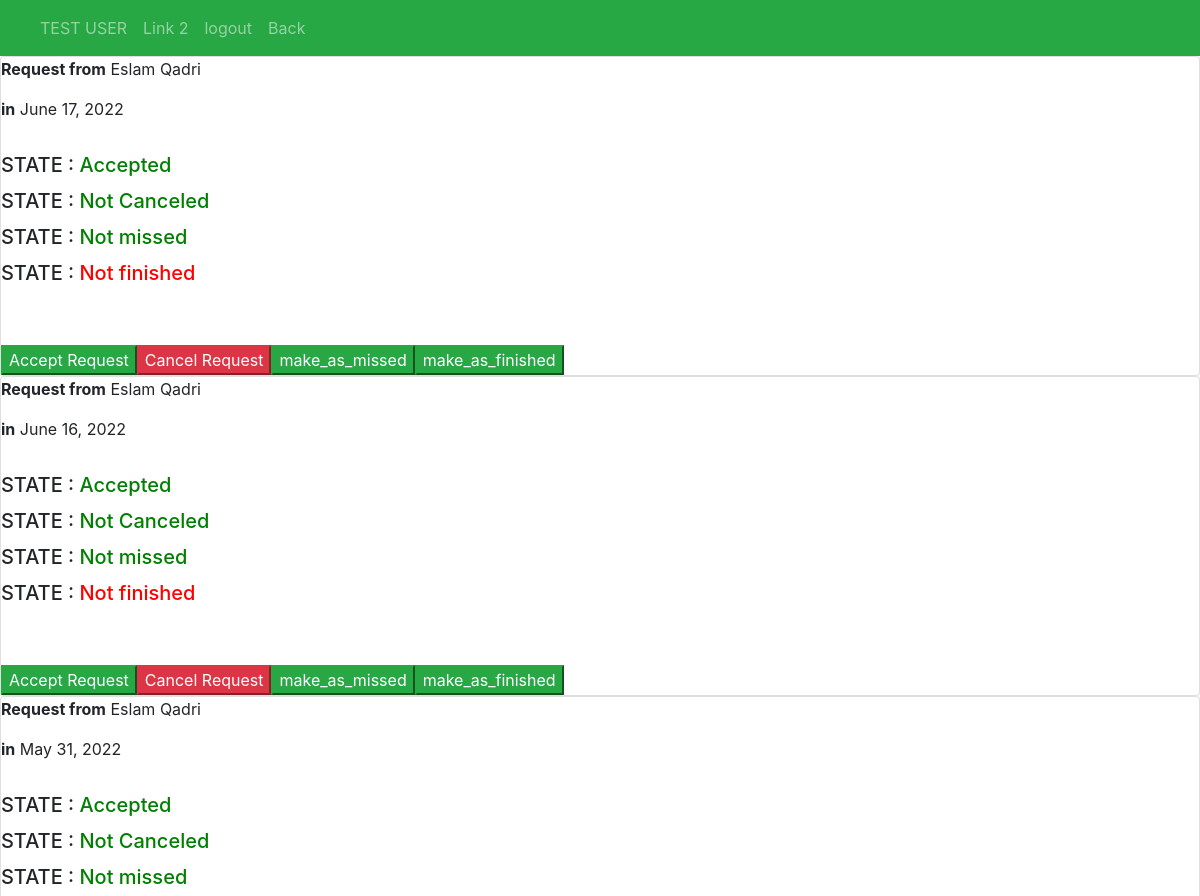
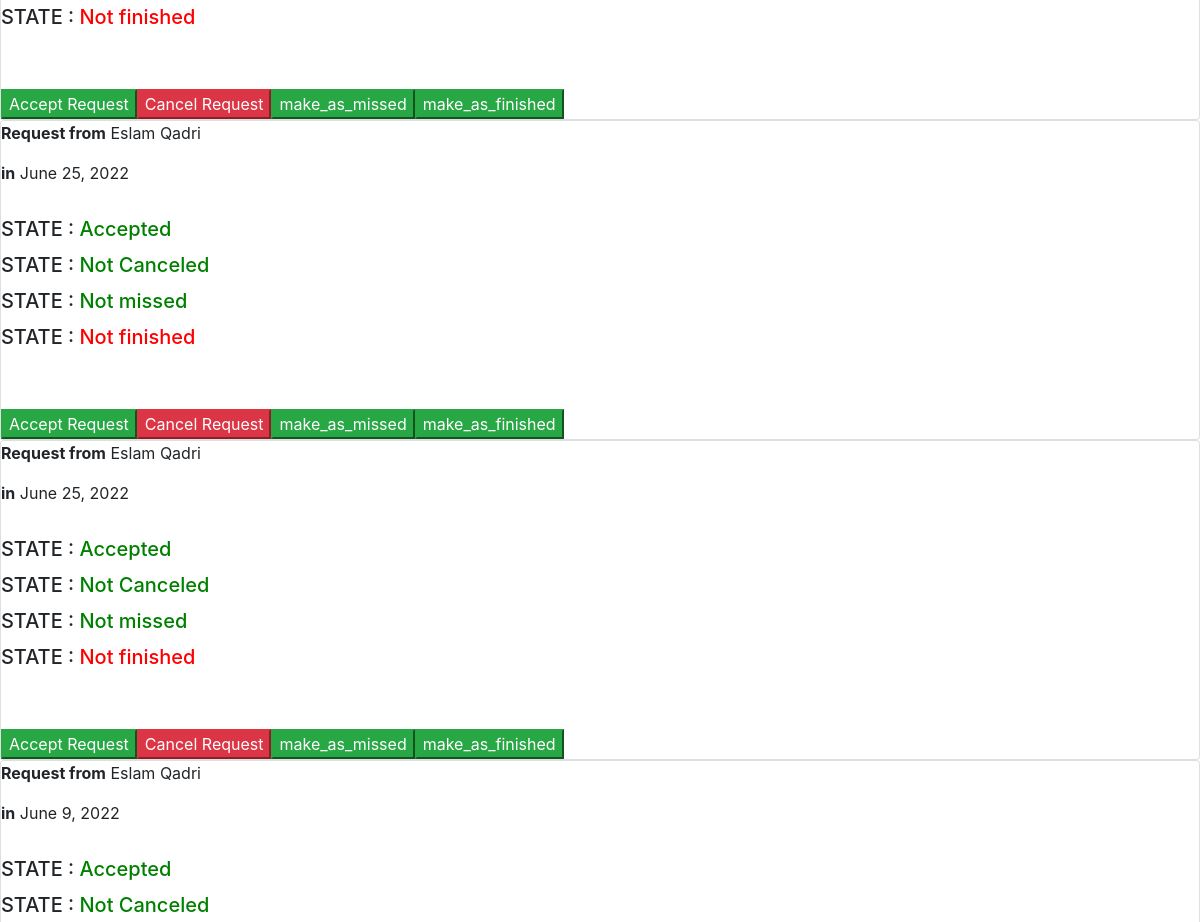
The app's page /allrequests (signed in, upper part), older data (2 pictures, top to bottom).
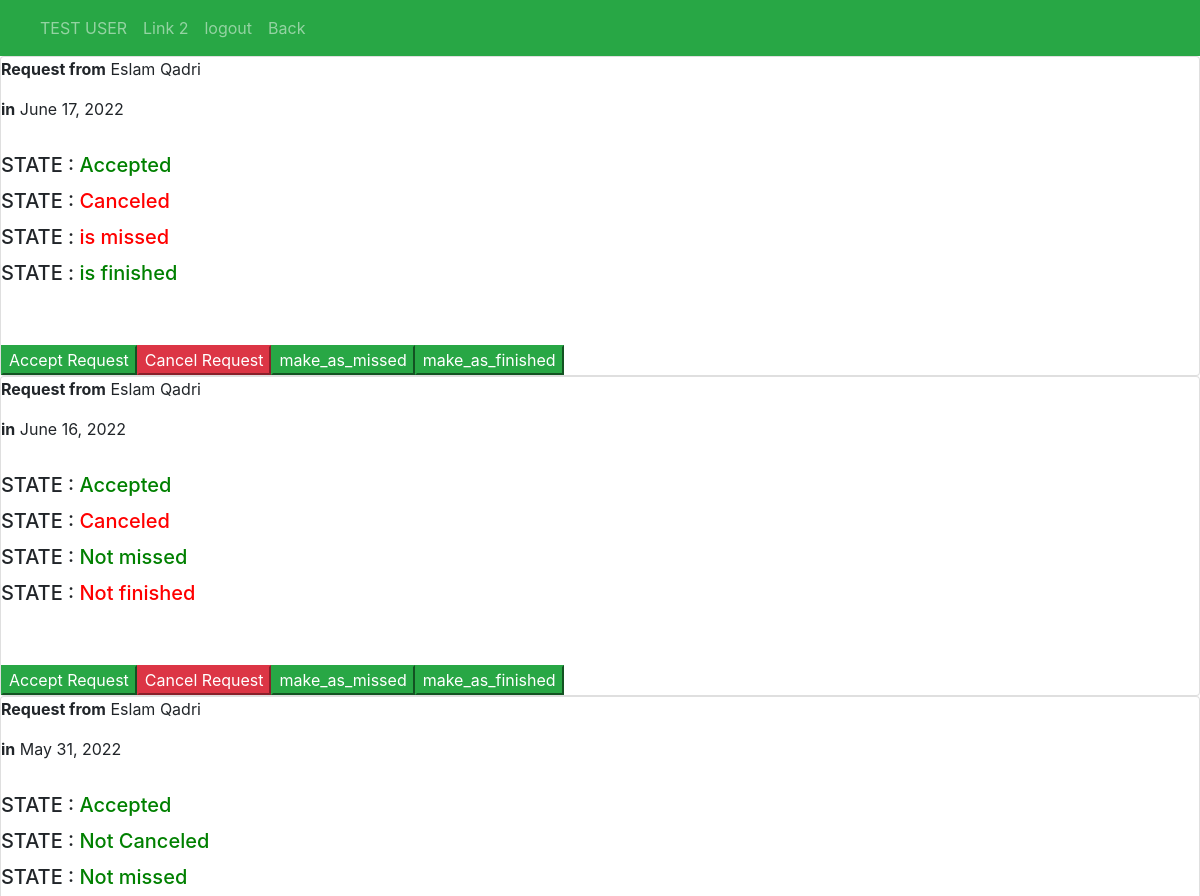
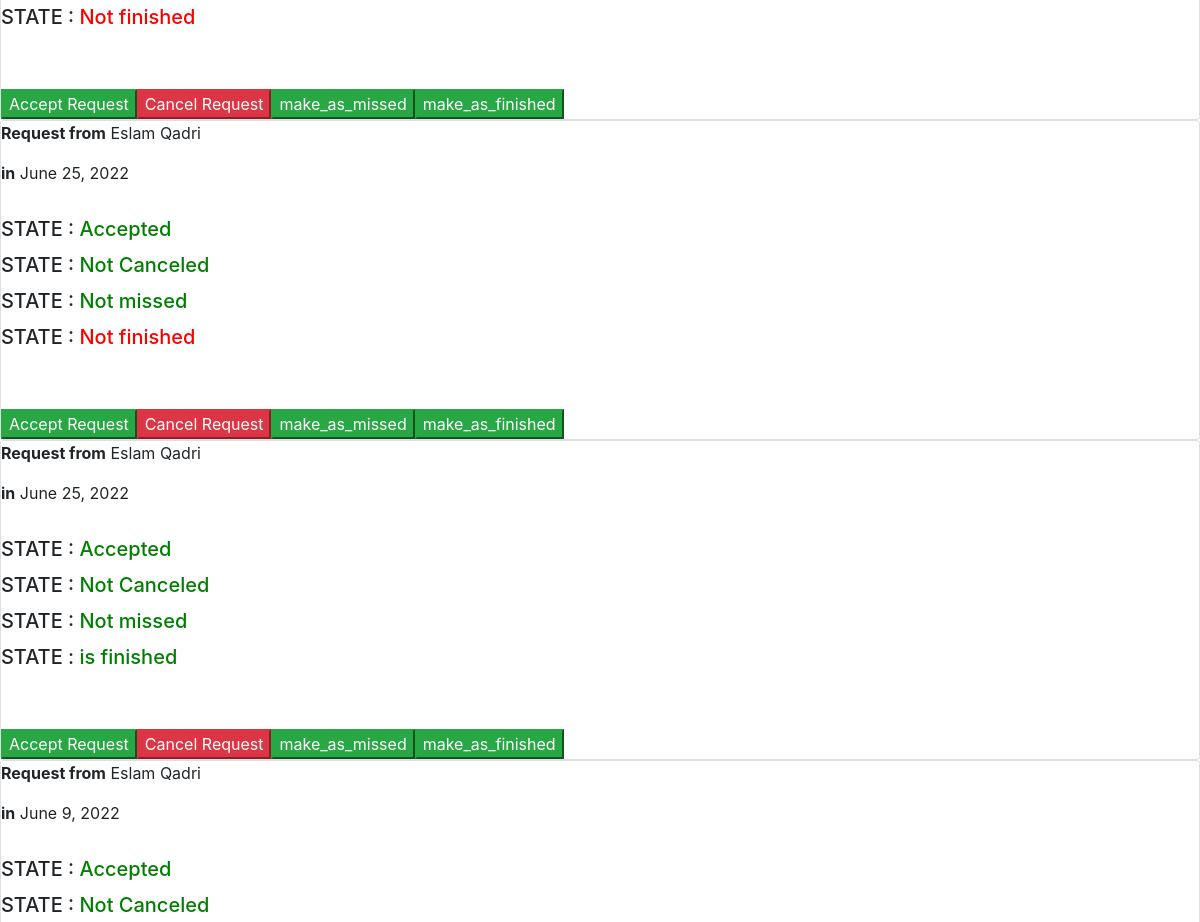
The same page, newer data (2 pictures, top to bottom).
### aposite/models.py (models this page shows)
class appointments(models.Model):
    user = models.ForeignKey(User,on_delete=models.PROTECT)
    Reserve = models.DateField()
    Cancel =models.BooleanField(default=False)
    approve= models.BooleanField(default=False)
    make_as_missed = models.BooleanField(default=False)
    make_as_finished= models.BooleanField(default=False)

### aposite/views.py (the view)
# urls.py: path('allrequests',views.allrequests,name='allrequests'),
@login_required(login_url='login')
def allrequests(request):
    user= request.user
    query=appointments.objects.all()
    return render(request, 'admin_view/all.html',{'user':user,'query':query})

### aposite/templates/admin_view/all.html (shortened to what this page needs)
{% load static %}
<!DOCTYPE html>
<html lang="en">
  <head>
    <link rel="stylesheet"
          href="https://maxcdn.bootstrapcdn.com/bootstrap/4.0.0/css/bootstrap.min.css"
>
  </head>
  <body>
    <nav class="navbar navbar-expand-sm bg-success navbar-dark">
      <ul class="navbar-nav">
        <li class="nav-item">
          <a class="nav-link" href="#">{{ user.first_name }} {{ user.last_name }}</a>
        </li>
        <li class="nav-item">
          <a class="nav-link" href="#">Link 2</a>
        </li>
        <li class="nav-item">
          <a class="nav-link" href="{% url 'logout' %}">logout</a>
        </li>
        <li class="nav-item">
          <a class="nav-link" href="{% url 'AdminViwe' %}">Back</a>
        </li>
      </ul>
    </nav>
    {% for i in query %}
      <div class=" row-3">
        <div class="card">
          <p>
            <strong>Request from</strong>  {{ i.user.first_name }} {{ i.user.last_name }}
        </p>
        <p>
          <strong>in</strong> {{ i.Reserve }}
        <P>
          {% if  i.approve %}
            <h5 class="card-title">
              STATE : <span style="color: green">Accepted</span>
            </h5>
          {% else %}
            <h5 class="card-title">
              STATE : <span style="color: red">Not Accepted Yet</span>
            </h5>
          {% endif %}
          {% if  i.Cancel %}
            <h5 class="card-title">
              STATE : <span style="color: red">Canceled</span>
            </h5>
          {% else %}
            <h5 class="card-title">
              STATE : <span style="color: green ">Not Canceled</span>
            </h5>
          {% endif %}
          {% if  i.make_as_missed %}
            <h5 class="card-title">
              STATE : <span style="color: red">is missed</span>
            </h5>
          {% else %}
            <h5 class="card-title">
              STATE : <span style="color: green ">Not missed</span>
            </h5>
          {% endif %}
          {% if  i.make_as_finished %}
            <h5 class="card-title">
              STATE : <span style="color:green ">is finished</span>
            </h5>
          {% else %}
            <h5 class="card-title">
              STATE : <span style="color:red  ">Not finished</span>
            </h5>
          {% endif %}
          <div class="btn-group" role="group" aria-label="Basic example">
            <form action="{% url 'AdminApprove' i.id %}" method="post">
              <br>
              <br>
              <input class="btn-success" type="submit"   value="Accept Request">
            </form>
            <form action="{% url 'Cancelbyid' i.id %}" method="post">
              <br>
              <br>
              <input class="btn-danger" type="submit"   value="Cancel Request">
            </form>
            <form action="{% url 'asmissed' i.id %}" method="post">
              <br>
              <br>
              <input class="btn-success" type="submit"   value="make_as_missed">
            </form>
            <form action="{% url 'asfinished' i.id %}" method="post">
              <br>
              <br>
              <input class="btn-success" type="submit"   value="make_as_finished">
            </form>
          </div>
        </div>
      </div>
    {% endfor %}
  </body>
</html>

Row changes from the older to the newer data that the page shows:
changed appointments "June 17, 2022": Cancel "Not Canceled" → "Canceled"; make_as_missed "Not missed" → "is missed"; make_as_finished "Not finished" → "is finished"
changed appointments "June 16, 2022": Cancel "Not Canceled" → "Canceled"
changed appointments (number 5 of 6 on the later page): make_as_finished "Not finished" → "is finished"
